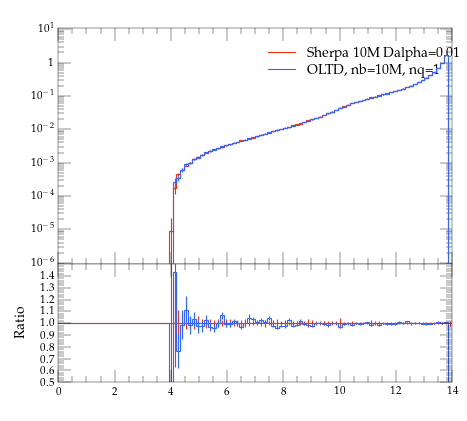

The script that saved this image:
#! /usr/bin/env python

# This Python script was auto-generated using YODA v2.0.0.
# Analysis object: /evtb/inc_tb_m
# Timestamp: 12-04-2024 (15:22:35)

import matplotlib as mpl
import matplotlib.pyplot as plt
mpl.use('Agg') # comment out for interactive use
import os
import numpy as np

plotDir = os.path.split(os.path.realpath(__file__))[0]
if 'YODA_USER_PLOT_PATH' in globals():
    plot_outdir = globals()['YODA_USER_PLOT_PATH']
else:
    plot_outdir = plotDir

#plot style
plt.style.use(os.path.join(plotDir, '../default.mplstyle'))
# plot metadata
figW, figH = plt.rcParams['figure.figsize']
ax_xLabel = r''
ax_yLabel = r''
ax_title  = r''
ax_xScale = 'linear'
ax_yScale = 'log'
xLims = (0.0, 14.0)
yLims = (9e-07, 11.0)

# TeX-friendly labels for the legend
labels = [ r"Sherpa 10M Dalpha=0.01", r"OLTD" ]

# Create figure and axis objects
fig, (ax, ratio0_ax) = plt.subplots(2, 1, sharex=True,
                  figsize=(figW,figH), gridspec_kw={'height_ratios': (2, 1)})
ratio0_ax.yaxis.set_major_locator(mpl.ticker.MultipleLocator(0.1))
ratio0_ax.set_ylim(0.5, 1.4999)
ratio0_ax.set_ylabel('Ratio')

# LineColor map: curve index -> color
linecolors = {0: '#EE3311', 1: '#3366FF'}
# the numerical data is stored in a separate file
dataf = dict()
prefix = os.path.split(__file__)[0]
if prefix:    prefix = prefix + '/'
exec(open(prefix+'inc_tb_m__data.py').read(), dataf)


legend_handles = [] # keep track of handles for the legend

# style options for curves
# starts at zorder>=5 to draw curve on top of legend
styles = {
  'curve0': {
    'color' : linecolors[0],
    'linestyle' : '-',
    'marker' : 'o',
    'zorder' : 5,
    'histstyle' : True,
  },
  'curve1': {
    'color' : linecolors[1],
    'linestyle' : '-',
    'marker' : 'o',
    'zorder' : 6,
    'histstyle' : True,
  },
}
# curve from input yoda files in main panel
for label in dataf['yvals'].keys():
    if all(np.isnan(v) for v in dataf['yvals'][label]):
        continue
    tmp = None
    if styles[label]['histstyle']: # draw as histogram
        tmp, = ax.plot(dataf['xedges'], dataf['yedges'][label],
                       color=styles[label]['color'],
                       linestyle=styles[label]['linestyle'],
                       drawstyle='steps-pre', solid_joinstyle='miter',
                       zorder=styles[label]['zorder'], label=label)
        ax.errorbar(dataf['xpoints'], dataf['yvals'][label], color=styles[label]['color'],
                    xerr=dataf['xerrs'], yerr=[dataf['ydowns'][label], dataf['yups'][label]],
                    linestyle='none', zorder=styles[label]['zorder'])
    else: # draw as scatter
        tmp = ax.errorbar(dataf['xpoints'], dataf['yvals'][label],
                          xerr=dataf['xerrs'],
                          yerr=[ dataf['ydowns'][label],
                          dataf['yups'][label] ],
                          fmt=styles[label]['marker'],
                          ecolor=styles[label]['color'],
                          color=styles[label]['color'], zorder=2)
        tmp[-1][0].set_linestyle(styles[label]['linestyle'])
    legend_handles += [tmp]
    for varLabel in dataf['variation_yvals'].keys():
        if varLabel.startswith(label):
            tmp, = ax.plot(dataf['xedges'], dataf['variation_yvals'][varLabel],
                           color=styles[label]['color'],
                           linestyle=styles[label]['linestyle'],
                           drawstyle='steps-pre', solid_joinstyle='miter',
                           zorder=styles[label]['zorder'], alpha=0.5)


# plots on ratio panel
# curve from input yoda files in ratio panel
for label, yvals in dataf['ratio0_yvals'].items():
    if all(np.isnan(v) for v in yvals):
        continue
    if styles[label]['histstyle']: # plot as histogram
        ratio0_ax.plot(dataf['xedges'], yvals,
                       color=styles[label]['color'],
                       linestyle=styles[label]['linestyle'],
                       drawstyle='steps-pre', zorder=1,
                       solid_joinstyle='miter')
        ratio0_ax.vlines(dataf['xpoints'],
                         dataf['ratio0_ymin'][label],
                         dataf['ratio0_ymax'][label],
                         color=styles[label]['color'], zorder=1)
    else: # plot as scatter
        tmp = ratio0_ax.errorbar(dataf['xpoints'],
                                 yvals, xerr=dataf['xerrs'],
                                 yerr=dataf['ratio0_yerrs'][label],
                                 fmt=styles[label]['marker'],
                                 ecolor=styles[label]['color'],
                                 color=styles[label]['color'])
        tmp[-1][0].set_linestyle(styles[label]['linestyle'])

    for varlabel in dataf['ratio0_variation_vals'].keys():
        if varlabel.startswith(label):
            ratio0_ax.plot(dataf['xedges'],
                            dataf['ratio0_variation_vals'][varlabel],
                            color=styles[label]['color'],
                            linestyle=styles[label]['linestyle'],
                            drawstyle='steps-pre', solid_joinstyle='miter',
                            zorder=1, alpha=0.5)

legend_pos = (0.5, 0.97)
ax.legend(legend_handles, labels, loc='upper left', bbox_to_anchor=legend_pos)

# set plot metadata as defined above
ratio0_ax.set_xlabel(ax_xLabel)
ratio0_ax.xaxis.set_label_coords(1., -.15)
ax.set_ylabel(ax_yLabel, loc='top')
ax.set_title(ax_title, loc='left')
ax.set_xscale(ax_xScale)
ax.set_yscale(ax_yScale)
ax.set_xlim(xLims)
ax.set_ylim(yLims)

# tick formatting
plt.rcParams['xtick.top'] = True
plt.rcParams['ytick.right'] = True
ax.yaxis.set_major_locator(mpl.ticker.LogLocator(base=10.0, numticks=np.inf))
ax.yaxis.set_minor_locator(mpl.ticker.LogLocator(
                           base=10.0, subs=np.arange(0.1, 1, 0.1), numticks=np.inf))
fig.align_ylabels((ax, ratio0_ax))
plt.savefig(os.path.join(plot_outdir, 'inc_tb_m.pdf'), format='PDF')
plt.savefig(os.path.join(plot_outdir, 'inc_tb_m.png'), format='PNG')

plt.close(fig)
